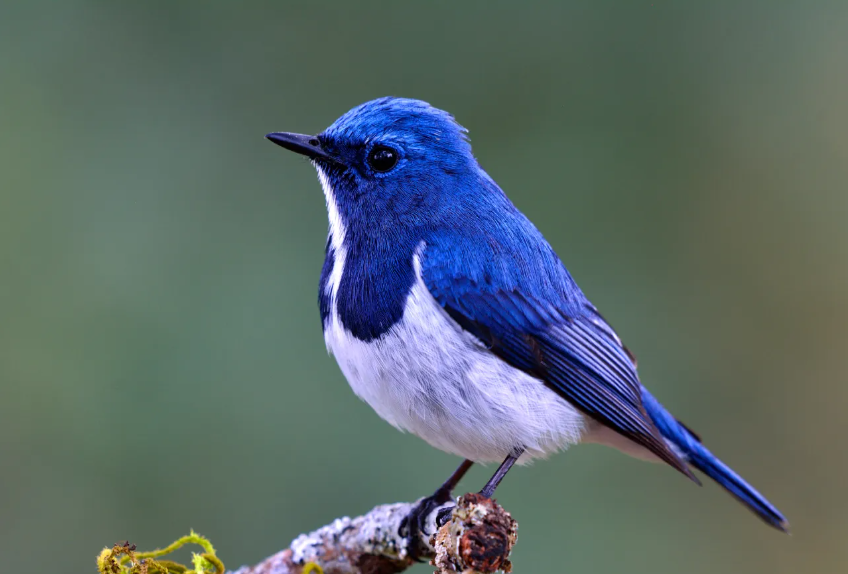
#> input picture docs/imgens/passaro_azul.bmp, 848 x 574 px, found by its file name
$ jupyter execute Trab_PDI-Codificador_de_Imagem.ipynb
#> lines starting #> are read from the running program, lines starting #| are printed output that depends on the picture; long printed decimals are rounded
# **Processamento Digital de Imagens - 2023.2**
# Implementação de um codificador de imagem simples

- Equipe:
  - Emanuel
  - Frank Bruno Ferreira Boa Morte (202006840007)
  - Mercedes Maria Barbosa Diniz (201906840030)

## Bibliotecas

[cell 1]
# Bibliotecas:
import numpy as np
import matplotlib.pyplot as plt
import cv2
from google.colab.patches import cv2_imshow
import scipy

## PSNR (Peak Signal-to-Noise Ratio)

Métrica comumente usada para medir a qualidade de uma imagem comprimida ou reconstruída em relação a uma imagem original de referência. Ele calcula a relação sinal-ruído entre as duas imagens, levando em consideração o erro quadrático médio (MSE) entre os pixels das imagens. Quanto maior o valor do PSNR, menor é a diferença perceptual entre as imagens e, portanto, maior é a qualidade da imagem reconstruída.

Formula:

$ PSNR = 10\times log_{10}(\frac{MAX^{2}}{MSE})$

onde:
- $MAX$: o valor máximo que um pixel pode ter na imagem
- $MSE$: o erro médio quadrático entre as duas imagens

[cell 2]
def calculaPSNR(img1, img2):
    # Verificando se as imagens têm o mesmo tamanho
    if img1.shape != img2.shape:
        raise ValueError("As imagens devem ter o mesmo tamanho.")

    # Convertendo as imagens para o tipo float32
    img1 = img1.astype(np.float32)
    img2 = img2.astype(np.float32)

    # Calculando o erro quadrático médio (MSE)
    mse = np.mean((img1 - img2) ** 2)

    # Verificando se o MSE é zero
    if mse == 0:
        return float('inf')  # PSNR é infinito quando MSE é zero

    # Calculando o PSNR
    max_pixel = 255.0
    psnr = 20 * np.log10(max_pixel / np.sqrt(mse)) # em dB

    return psnr

## Conversão de Mapas de Cor

### Definições

**Mapa de Cores RGB**:

O mapa de cores RGB (Red, Green, Blue) é o mais comumente usado para representar imagens digitais. Ele é baseado na combinação de três canais de cor primários: vermelho, verde e azul. Cada canal representa a intensidade dessas cores em uma escala de 0 a 255. Ao combinar esses três canais, é possível criar uma ampla gama de cores, permitindo uma representação visualmente rica das imagens.

**Mapa de Cores YCbCr**:

O mapa de cores YCbCr é um espaço de cores usado para representar imagens de forma mais eficiente em termos de armazenamento e transmissão de dados. Ele é composto por três canais: Y (luminância), Cb (crominância azul) e Cr (crominância vermelha). O canal Y representa a informação de brilho ou luminosidade da imagem, enquanto os canais Cb e Cr representam as informações de diferença de cor em relação à luminância. A representação separada da luminância e da crominância permite a aplicação de técnicas de compressão com perdas sem afetar significativamente a qualidade perceptual da imagem.

### Implementação

[cell 3]
def RGB_to_YCrCb(img):
    # Conversão RGB para YCrCb
    img_YCrCb = cv2.cvtColor(img, cv2.COLOR_RGB2YCrCb)
    return img_YCrCb

[cell 4]
def subSampling(img, theta):
    # Separando as componentes:
    Y, Cr, Cb = cv2.split(img)

    # Sub-amostragem
    if theta == '4:4:4':
        return Y, Cr, Cb
    elif theta == '4:2:2':
        # Elimina as colunas pares das componentes Cb e Cr
        # matriz[início_linha:fim_linha:passo_linha, início_coluna:fim_coluna:passo_coluna]
        Cr_subsampled = Cr[:, ::2]
        Cb_subsampled = Cb[:, ::2]
        return Y, Cr_subsampled, Cb_subsampled

    elif theta == '4:2:0':
        # Elimina as colunas e as linhas pares das componentes Cb e Cr
        # matriz[início_linha:fim_linha:passo_linha, início_coluna:fim_coluna:passo_coluna]
        Cr_subsampled = Cr[::2, ::2]
        Cb_subsampled = Cb[::2, ::2]
        return Y, Cr_subsampled, Cb_subsampled
    else:
        raise ValueError("Theta deve ser '4:4:4', '4:2:2' ou '4:2:0'.")

[cell 5]
'''Direto do chatGPT. Não boto fé nisso'''
def upSampling(Y, Cr, Cb, theta):
    # Super-amostragem
    if theta == '4:4:4':
        return Y, Cr, Cb
    elif theta == '4:2:2':
        # Duplicar as colunas eliminadas com interpolação bilinear
        Cr_upsampled = cv2.resize(Cr, None, fx=2, fy=1, interpolation=cv2.INTER_LINEAR)
        Cb_upsampled = cv2.resize(Cb, None, fx=2, fy=1, interpolation=cv2.INTER_LINEAR)
        return Y, Cr_upsampled, Cb_upsampled
    elif theta == '4:2:0':
        # Duplicar as colunas e linhas eliminadas com interpolação bilinear
        Cr_upsampled = cv2.resize(Cr, None, fx=2, fy=2, interpolation=cv2.INTER_LINEAR)
        Cb_upsampled = cv2.resize(Cb, None, fx=2, fy=2, interpolation=cv2.INTER_LINEAR)
        return Y, Cr_upsampled, Cb_upsampled
    else:
        raise ValueError("Theta deve ser '4:4:4', '4:2:2' ou '4:2:0'.")

[cell 6]
def YCrCb_to_RGB(img):
    # Conversão YCrCb para RGB
    img_RGB = cv2.cvtColor(img, cv2.COLOR_YCrCb2RGB)
    return img_RGB

### Testes

#### Lendo a Imagem

[cell 7]
nome = 'passaro_azul.bmp' # nome da imagem
img_original = cv2.imread(nome) # formato BGR (padrão utilizado pelo OpenCV)
#> img_original is the input picture: shape (574, 848, 3); mean B, G, R 105.6, 105.2, 90.4

# converte a imagem do formato BGR p/ o RGB
img_original_rgb = cv2.cvtColor(img_original, cv2.COLOR_BGR2RGB)

# Exibindo a imagem
plt.imshow(img_original_rgb)
plt.axis('off')
plt.show()

#### **1ª Etapa**: Conversão RGB para YCrCb

[cell 8]
# Convertendo de RGB p/ YCrCb
img_YCrCb = RGB_to_YCrCb(img_original_rgb)
#> in RGB_to_YCrCb, `img_YCrCb = cv2.cvtColor(img, cv2.COLOR_RGB2YCrCb)`: img_YCrCb: shape (574, 848, 3); mean of channels 0, 1, 2 100.8, 120.6, 130.7
Y_nomal, Cr_nomal, Cb_nomal = cv2.split(img_YCrCb)
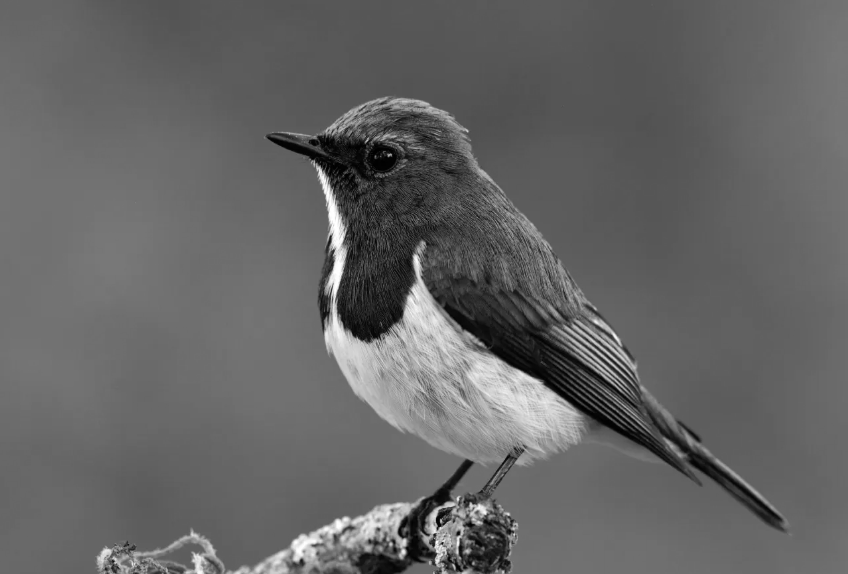
#> Y_nomal: shape (574, 848); min 0, max 255, mean 100.8
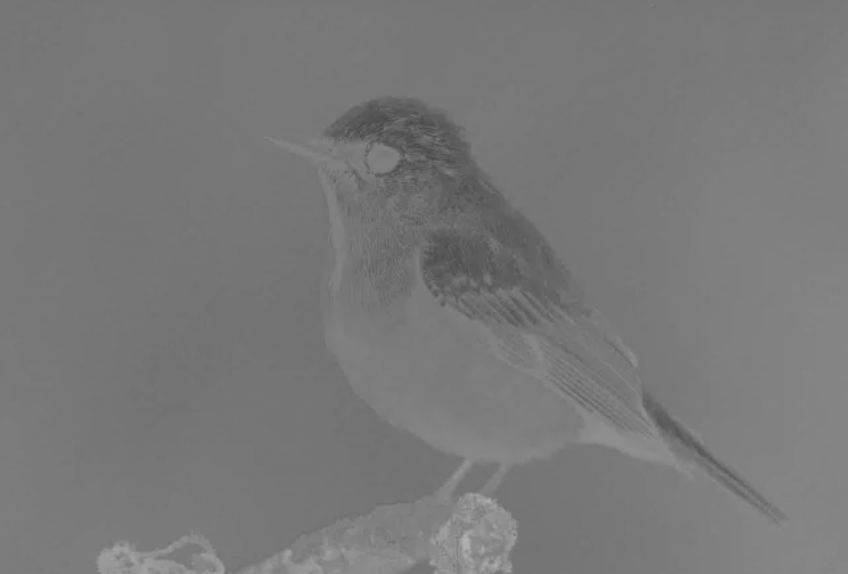
#> Cr_nomal: shape (574, 848); min 70, max 179, mean 120.6
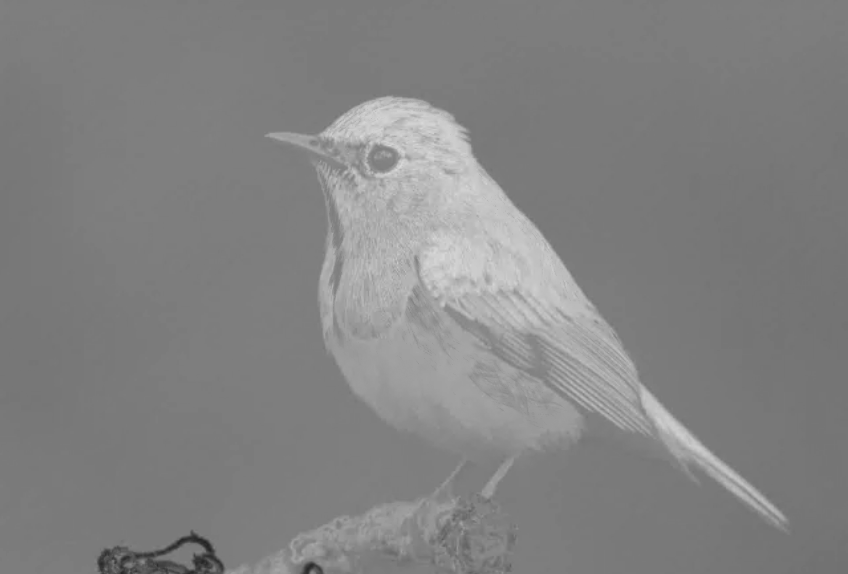
#> Cb_nomal: shape (574, 848); min 34, max 218, mean 130.7

#### **2ª Etapa**: Sub Sampling

[cell 9]
Y_444, Cr_444, Cb_444 = subSampling(img_YCrCb, '4:4:4')
Y_422, Cr_422, Cb_422 = subSampling(img_YCrCb, '4:2:2')
#> call 2 of subSampling, with theta = '4:2:2'
#> in subSampling (call 2), `Cr_subsampled = Cr[:, ::2]`:
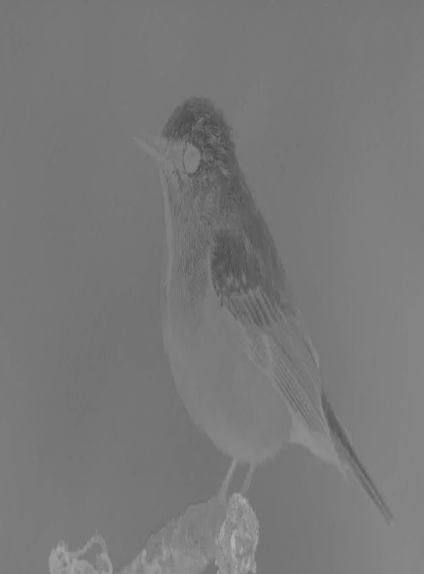
#> Cr_subsampled: shape (574, 424); min 70, max 178, mean 120.6
#> in subSampling (call 2), `Cb_subsampled = Cb[:, ::2]`:
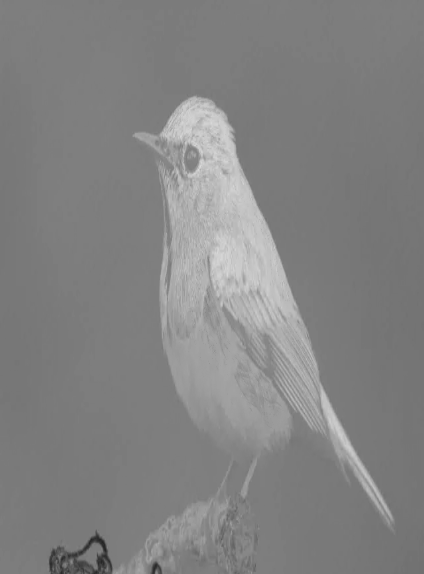
#> Cb_subsampled: shape (574, 424); min 35, max 218, mean 130.7
Y_420, Cr_420, Cb_420 = subSampling(img_YCrCb, '4:2:0')

##### **Teste**: Avaliando se a resolução cromatica é reduzida após o estado de Sub Sampling

[cell 10]
# Avaliando se a resolução cromatica é reduzida
print(f'Dimensões antes: Y:{Y_nomal.shape}, Cb:{Cb_nomal.shape}, Cr:{Cr_nomal.shape}\n')
#| Dimensões antes: Y:(574, 848), Cb:(574, 848), Cr:(574, 848)
print('Dimensões após a etapa sub-sample:')
print(f'[4:4:4]: Y:{Y_444.shape}, Cb:{Cb_444.shape}, Cr:{Cr_444.shape}')
#| [4:4:4]: Y:(574, 848), Cb:(574, 848), Cr:(574, 848)
print(f'[4:2:2]: Y:{Y_422.shape}, Cb:{Cb_422.shape}, Cr:{Cr_422.shape}')
#| [4:2:2]: Y:(574, 848), Cb:(574, 424), Cr:(574, 424)
print(f'[4:2:0]: Y:{Y_420.shape}, Cb:{Cb_420.shape}, Cr:{Cr_420.shape}')
#| [4:2:0]: Y:(574, 848), Cb:(287, 424), Cr:(287, 424)

No caso do sub-sample **4:4:4**, as dimensões das componentes Y, Cb e Cr permaneceram as mesmas, indicando que não houve redução de amostras.

No sub-sample **4:2:2**, as dimensões das componentes Y permaneceram as mesmas, mas as dimensões das componentes Cb e Cr foram reduzidas pela metade. Isso indica que a cada duas colunas, uma foi eliminada nas componentes Cb e Cr.

No sub-sample **4:2:0**, além da redução pela metade das colunas, também ocorreu a redução pela metade das linhas nas componentes Cb e Cr. As dimensões das componentes Cb e Cr ficaram com a metade do número de linhas e colunas em relação à componente Y.

#### **3ª Etapa**: Up Sampling

[cell 11]
Y_444, Cr_444, Cb_444 = upSampling(Y_444, Cr_444, Cb_444, '4:4:4')
Y_422, Cr_422, Cb_422 = upSampling(Y_422, Cr_422, Cb_422, '4:2:2')
Y_420, Cr_420, Cb_420 = upSampling(Y_420, Cr_420, Cb_420, '4:2:0')

##### Testando subSampling e upSampling

[cell 12]
def imprimir_matriz(matriz):
    for linha in matriz:
        for valor in linha:
            print(valor, end=" ")
        print()

matriz = np.array([[1, 2, 3, 4, 5, 6, 7, 8, 9, 10],
          [11, 12, 13, 14, 15, 16, 17, 18, 19, 20],
          [21, 22, 23, 24, 25, 26, 27, 28, 29, 30],
          [31, 32, 33, 34, 35, 36, 37, 38, 39, 40],
          [41, 42, 43, 44, 45, 46, 47, 48, 49, 50],
          [51, 52, 53, 54, 55, 56, 57, 58, 59, 60],
          [61, 62, 63, 64, 65, 66, 67, 68, 69, 70],
          [71, 72, 73, 74, 75, 76, 77, 78, 79, 80],
          [81, 82, 83, 84, 85, 86, 87, 88, 89, 90],
          [91, 92, 93, 94, 95, 96, 97, 98, 99, 100]],dtype='uint8')

#matriz_subsampled = matriz[:, ::2]
#matriz_upsampled = cv2.resize(matriz_subsampled, None, fx=2, fy=1, interpolation=cv2.INTER_LINEAR)

matriz_subsampled = matriz[::2, ::2]
matriz_upsampled = cv2.resize(matriz_subsampled, None, fx=2, fy=2, interpolation=0)

[cell 13]
imprimir_matriz(matriz)

[cell 14]
imprimir_matriz(matriz_subsampled)

[cell 15]
imprimir_matriz(matriz_upsampled)

##### **Teste**: Avaliando se a resolução cromatica é restaurada após o estado de Up Sampling

[cell 16]
# Avaliando se a resolução cromatica é restaurada
print(f'Dimensões antes: Y:{Y_nomal.shape}, Cb:{Cb_nomal.shape}, Cr:{Cr_nomal.shape}\n')
#| Dimensões antes: Y:(574, 848), Cb:(574, 848), Cr:(574, 848)
print('Dimensões após a etapa up-sample:')
print(f'[4:4:4]: Y:{Y_444.shape}, Cb:{Cb_444.shape}, Cr:{Cr_444.shape}')
#| [4:4:4]: Y:(574, 848), Cb:(574, 848), Cr:(574, 848)
print(f'[4:2:2]: Y:{Y_422.shape}, Cb:{Cb_422.shape}, Cr:{Cr_422.shape}')
#| [4:2:2]: Y:(574, 848), Cb:(574, 848), Cr:(574, 848)
print(f'[4:2:0]: Y:{Y_420.shape}, Cb:{Cb_420.shape}, Cr:{Cr_420.shape}')
#| [4:2:0]: Y:(574, 848), Cb:(574, 848), Cr:(574, 848)

#### **4ª Etapa**: Conversão de YCbCr para RGB

[cell 17]
# Transformando de volta em imagem
img_444 = cv2.merge([Y_444, Cr_444, Cb_444])
img_422 = cv2.merge([Y_422, Cr_422, Cb_422])
#> img_422: shape (574, 848, 3); mean of channels 0, 1, 2 100.8, 120.6, 130.7
img_420 = cv2.merge([Y_420, Cr_420, Cb_420])
#> img_420: shape (574, 848, 3); mean of channels 0, 1, 2 100.8, 120.5, 130.7

# Convertendo p/ RGB
img_decodficada_444 = YCrCb_to_RGB(img_444)
img_decodficada_422 = YCrCb_to_RGB(img_422)
img_decodficada_420 = YCrCb_to_RGB(img_420)

#### Avaliando a qualidade

##### Exibindo as imagens

[cell 18]
fig, axs = plt.subplots(2, 2, figsize=(10, 8))

# Removendo os eixos em todas as imagens
for ax in axs.ravel():
    ax.axis('off')

# Exibindo as imagens
axs[0, 0].imshow(img_original_rgb)
axs[0, 0].set_title('Imagem Original')

axs[0, 1].imshow(img_decodficada_444)
axs[0, 1].set_title('Decodificação 4:4:4')

axs[1, 0].imshow(img_decodficada_422)
axs[1, 0].set_title('Decodificação 4:2:2')

axs[1, 1].imshow(img_decodficada_420)
axs[1, 1].set_title('Decodificação 4:2:0')

# Ajustando o espaçamento entre as subplots
plt.tight_layout()

# Exibindo a figura
plt.show()

[cell 19]
# Exibindo as imagens
cv2_imshow(cv2.cvtColor(img_original_rgb, cv2.COLOR_RGB2BGR))
cv2_imshow(cv2.cvtColor(img_decodficada_444, cv2.COLOR_RGB2BGR))
cv2_imshow(cv2.cvtColor(img_decodficada_422, cv2.COLOR_RGB2BGR))
cv2_imshow(cv2.cvtColor(img_decodficada_420, cv2.COLOR_RGB2BGR))

##### Calculando o PSNR

[cell 20]
# Avaliando qualidade baseada no PSNR
print(f'IMAGENS COMPARADAS      PSNR (dB)')
print(f'Original vs Original    {calculaPSNR(img_original_rgb, img_original_rgb)}')
#> in calculaPSNR, `mse = np.mean((img1 - img2) ** 2)`: mse = 0
#| Original vs Original    inf
print(f'Original vs 4:4:4       {calculaPSNR(img_original_rgb, img_decodficada_444)}')
#| Original vs 4:4:4       52.514
print(f'Original vs 4:2:2       {calculaPSNR(img_original_rgb, img_decodficada_422)}')
#| Original vs 4:2:2       44.488
print(f'Original vs 4:2:0       {calculaPSNR(img_original_rgb, img_decodficada_420)}')
#| Original vs 4:2:0       42.698

[cell 21]
print(f'Original vs Original    {cv2.PSNR(img_original_rgb,img_original_rgb)}')
#| Original vs Original    361.202
print(f'Original vs 4:4:4       {cv2.PSNR(img_original_rgb,img_decodficada_444)}')
#| Original vs 4:4:4       52.514
print(f'Original vs 4:2:2       {cv2.PSNR(img_original_rgb,img_decodficada_422)}')
#| Original vs 4:2:2       44.488
print(f'Original vs 4:2:0       {cv2.PSNR(img_original_rgb,img_decodficada_420)}')
#| Original vs 4:2:0       42.698
